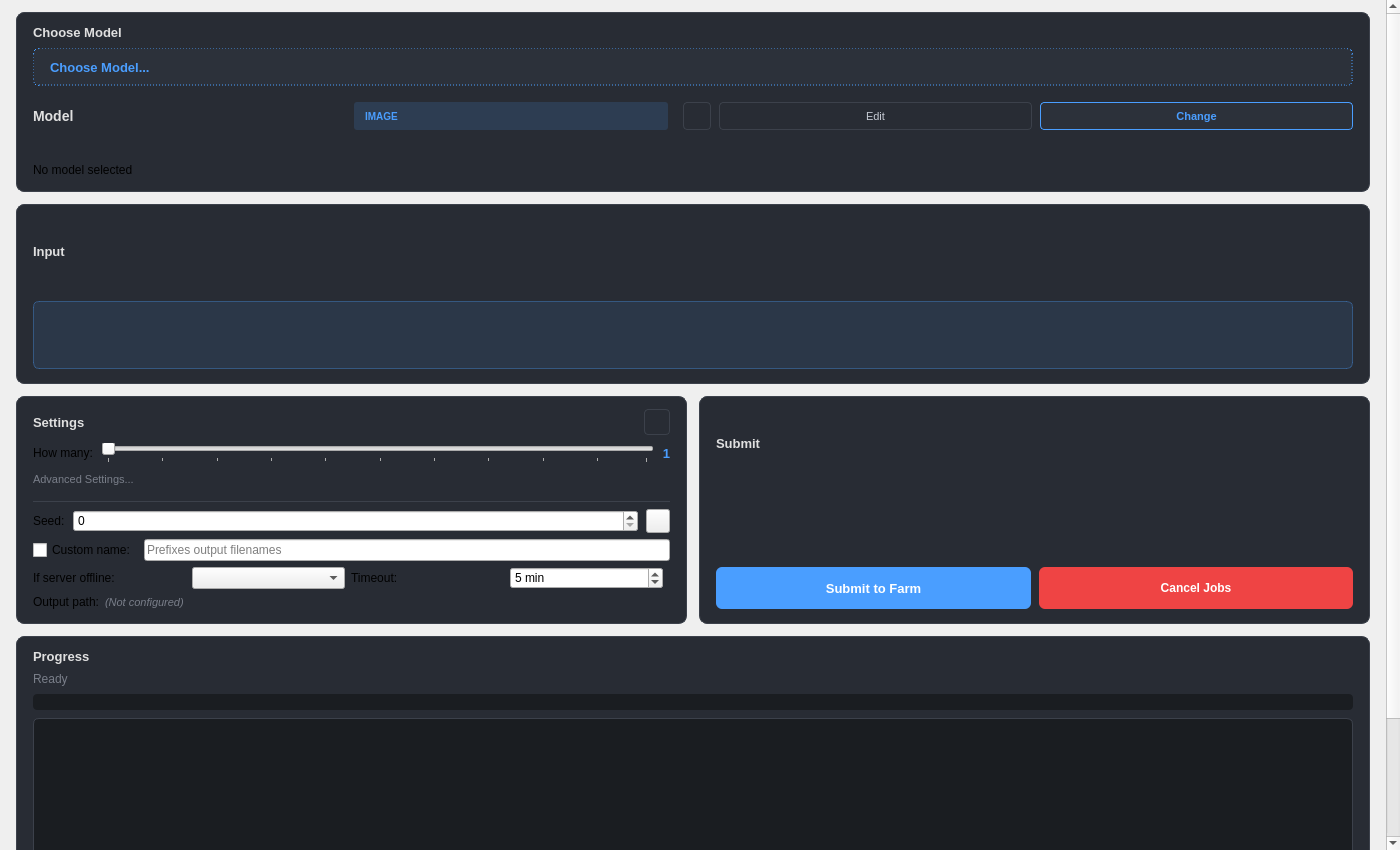
<?xml version="1.0" encoding="UTF-8"?>
<ui version="4.0">
 <class>ComfyUITab</class>
 <widget class="QWidget" name="ComfyUITab">
  <property name="geometry">
   <rect>
    <x>0</x>
    <y>0</y>
    <width>1400</width>
    <height>850</height>
   </rect>
  </property>
  <layout class="QVBoxLayout" name="comfyuiOuterLayout">
   <property name="spacing">
    <number>0</number>
   </property>
   <property name="leftMargin">
    <number>0</number>
   </property>
   <property name="topMargin">
    <number>0</number>
   </property>
   <property name="rightMargin">
    <number>0</number>
   </property>
   <property name="bottomMargin">
    <number>0</number>
   </property>
   <item>
    <widget class="QScrollArea" name="comfyuiScrollArea">
     <property name="widgetResizable">
      <bool>true</bool>
     </property>
     <property name="frameShape">
      <enum>QFrame::NoFrame</enum>
     </property>
     <widget class="QWidget" name="comfyuiScrollContent">
      <layout class="QVBoxLayout" name="comfyuiLayout">
       <property name="spacing">
        <number>12</number>
       </property>
       <property name="leftMargin">
        <number>16</number>
       </property>
       <property name="topMargin">
        <number>12</number>
       </property>
       <property name="rightMargin">
        <number>16</number>
       </property>
       <property name="bottomMargin">
        <number>12</number>
       </property>

       <!-- ===== STEP 1: CHOOSE MODEL ===== -->
       <item>
        <widget class="QFrame" name="comfyuiModelFrame">
         <property name="sizePolicy">
          <sizepolicy hsizetype="Expanding" vsizetype="Expanding">
           <horstretch>0</horstretch>
           <verstretch>1</verstretch>
          </sizepolicy>
         </property>
         <property name="styleSheet">
          <string notr="true">
            QFrame#comfyuiModelFrame {
              background-color: #282c34;
              border: 1px solid #3c414b;
              border-radius: 8px;
            }
          </string>
         </property>
         <layout class="QVBoxLayout" name="comfyuiWorkflowLayout">
          <property name="spacing">
           <number>8</number>
          </property>
          <property name="leftMargin">
           <number>16</number>
          </property>
          <property name="topMargin">
           <number>12</number>
          </property>
          <property name="rightMargin">
           <number>16</number>
          </property>
          <property name="bottomMargin">
           <number>14</number>
          </property>

          <!-- Step header row: badge + title -->
          <item>
           <layout class="QHBoxLayout" name="modelHeaderLayout">
            <property name="spacing">
             <number>10</number>
            </property>
            <item>
             <widget class="QLabel" name="modelStepTitle">
              <property name="text">
               <string>Choose Model</string>
              </property>
              <property name="styleSheet">
               <string notr="true">color: #e0e0e0; font-size: 13px; font-weight: bold;</string>
              </property>
             </widget>
            </item>
            <item>
             <spacer>
              <property name="orientation">
               <enum>Qt::Horizontal</enum>
              </property>
             </spacer>
            </item>
           </layout>
          </item>

          <!-- Legacy model button row (replaced by inline grid; kept hidden for back-compat) -->
          <item>
           <layout class="QHBoxLayout" name="comfyuiPresetButtonsLayout">
            <property name="spacing">
             <number>6</number>
            </property>
            <item>
             <widget class="QPushButton" name="ComfyUIChoosePreset">
              <property name="visible">
               <bool>false</bool>
              </property>
              <property name="sizePolicy">
               <sizepolicy hsizetype="Expanding" vsizetype="Fixed">
                <horstretch>1</horstretch>
                <verstretch>0</verstretch>
               </sizepolicy>
              </property>
              <property name="minimumSize">
               <size><width>0</width><height>38</height></size>
              </property>
              <property name="text">
               <string>Choose Model...</string>
              </property>
              <property name="toolTip">
               <string>Click to browse and select a workflow model</string>
              </property>
              <property name="styleSheet">
               <string notr="true">
                 QPushButton {
                   background-color: #2c313a;
                   border: 1px dashed #4a9eff;
                   border-radius: 6px;
                   color: #4a9eff;
                   font-size: 13px;
                   font-weight: 500;
                   padding: 6px 16px;
                   text-align: left;
                 }
                 QPushButton:hover {
                   background-color: #333842;
                   border-style: solid;
                 }
               </string>
              </property>
             </widget>
            </item>
           </layout>
          </item>

          <!-- State A: Inline model grid (populated programmatically with InlineModelGrid) -->
          <item>
           <widget class="QWidget" name="modelGridContainer">
            <property name="sizePolicy">
             <sizepolicy hsizetype="Expanding" vsizetype="Expanding">
              <horstretch>0</horstretch>
              <verstretch>1</verstretch>
             </sizepolicy>
            </property>
            <layout class="QVBoxLayout" name="modelGridContainerLayout">
             <property name="spacing">
              <number>0</number>
             </property>
             <property name="leftMargin"><number>0</number></property>
             <property name="topMargin"><number>0</number></property>
             <property name="rightMargin"><number>0</number></property>
             <property name="bottomMargin"><number>0</number></property>
            </layout>
           </widget>
          </item>

          <!-- State B/C: Selected model header (visible when a model is selected) -->
          <item>
           <widget class="QWidget" name="selectedModelHeader">
            <property name="visible">
             <bool>false</bool>
            </property>
            <layout class="QVBoxLayout" name="selectedModelHeaderLayout">
             <property name="spacing">
              <number>4</number>
             </property>
             <property name="leftMargin"><number>0</number></property>
             <property name="topMargin"><number>0</number></property>
             <property name="rightMargin"><number>0</number></property>
             <property name="bottomMargin"><number>0</number></property>
             <item>
              <layout class="QHBoxLayout" name="selectedModelTitleRow">
               <property name="spacing">
                <number>8</number>
               </property>
               <item>
                <widget class="QLabel" name="selectedModelName">
                 <property name="text">
                  <string>Model</string>
                 </property>
                 <property name="styleSheet">
                  <string notr="true">color: #e0e0e0; font-size: 14px; font-weight: bold;</string>
                 </property>
                </widget>
               </item>
               <item>
                <widget class="QLabel" name="selectedModelBadge">
                 <property name="text">
                  <string>IMAGE</string>
                 </property>
                 <property name="styleSheet">
                  <string notr="true">background-color: rgba(74, 158, 255, 0.15); color: #4a9eff; border-radius: 3px; padding: 2px 8px; font-size: 10px; font-weight: bold;</string>
                 </property>
                </widget>
               </item>
               <item>
                <spacer>
                 <property name="orientation">
                  <enum>Qt::Horizontal</enum>
                 </property>
                </spacer>
               </item>
               <item>
                <widget class="QPushButton" name="workflowSettingsBtn">
                 <property name="visible">
                  <bool>false</bool>
                 </property>
                 <property name="text">
                  <string></string>
                 </property>
                 <property name="toolTip">
                  <string>Workflow settings</string>
                 </property>
                 <property name="minimumSize">
                  <size><width>28</width><height>28</height></size>
                 </property>
                 <property name="maximumSize">
                  <size><width>28</width><height>28</height></size>
                 </property>
                 <property name="iconSize">
                  <size><width>16</width><height>16</height></size>
                 </property>
                 <property name="cursor">
                  <cursorShape>PointingHandCursor</cursorShape>
                 </property>
                 <property name="styleSheet">
                  <string notr="true">QPushButton { background-color: transparent; border: 1px solid #3c414b; border-radius: 4px; color: #c5cad3; } QPushButton:hover { border-color: #4a9eff; color: #4a9eff; }</string>
                 </property>
                </widget>
               </item>
               <item>
                <widget class="QPushButton" name="editModelBtn">
                 <property name="visible">
                  <bool>false</bool>
                 </property>
                 <property name="text">
                  <string>Edit</string>
                 </property>
                 <property name="toolTip">
                  <string>Edit model preset (admin only)</string>
                 </property>
                 <property name="minimumSize">
                  <size><width>0</width><height>28</height></size>
                 </property>
                 <property name="cursor">
                  <cursorShape>PointingHandCursor</cursorShape>
                 </property>
                 <property name="styleSheet">
                  <string notr="true">QPushButton { background-color: transparent; border: 1px solid #3c414b; border-radius: 4px; color: #c5cad3; padding: 0 10px; font-size: 11px; } QPushButton:hover { border-color: #4a9eff; color: #4a9eff; }</string>
                 </property>
                </widget>
               </item>
               <item>
                <widget class="QPushButton" name="changeModelBtn">
                 <property name="text">
                  <string>Change</string>
                 </property>
                 <property name="toolTip">
                  <string>Pick a different model</string>
                 </property>
                 <property name="minimumSize">
                  <size><width>0</width><height>28</height></size>
                 </property>
                 <property name="cursor">
                  <cursorShape>PointingHandCursor</cursorShape>
                 </property>
                 <property name="styleSheet">
                  <string notr="true">QPushButton { background-color: #2c313a; border: 1px solid #4a9eff; border-radius: 4px; color: #4a9eff; padding: 0 12px; font-size: 11px; font-weight: 500; } QPushButton:hover { background-color: #333842; }</string>
                 </property>
                </widget>
               </item>
              </layout>
             </item>
             <item>
              <widget class="QLabel" name="selectedModelDesc">
               <property name="text">
                <string></string>
               </property>
               <property name="wordWrap">
                <bool>true</bool>
               </property>
               <property name="styleSheet">
                <string notr="true">color: #797e89; font-size: 11px;</string>
               </property>
              </widget>
             </item>
            </layout>
           </widget>
          </item>

          <!-- Model info container (legacy placeholder, kept for back-compat) -->
          <item>
           <widget class="QWidget" name="modelInfoContainer">
            <property name="visible">
             <bool>false</bool>
            </property>
            <layout class="QVBoxLayout" name="modelInfoLayout">
             <property name="spacing">
              <number>6</number>
             </property>
             <property name="leftMargin"><number>0</number></property>
             <property name="topMargin"><number>0</number></property>
             <property name="rightMargin"><number>0</number></property>
             <property name="bottomMargin"><number>0</number></property>
            </layout>
           </widget>
          </item>

          <!-- Hidden: Workflow path (for internal use) -->
          <item>
           <widget class="QLabel" name="ComfyUIWorkflowPath">
            <property name="text">
             <string>No model selected</string>
            </property>
            <property name="visible">
             <bool>false</bool>
            </property>
           </widget>
          </item>
         </layout>
        </widget>
       </item>

       <!-- ===== STEP 2: INPUT ===== -->
       <item>
        <widget class="QFrame" name="comfyuiInputFrame">
         <property name="styleSheet">
          <string notr="true">
            QFrame#comfyuiInputFrame {
              background-color: #282c34;
              border: 1px solid #3c414b;
              border-radius: 8px;
            }
          </string>
         </property>
         <property name="sizePolicy">
          <sizepolicy hsizetype="Preferred" vsizetype="Expanding">
           <horstretch>0</horstretch>
           <verstretch>3</verstretch>
          </sizepolicy>
         </property>
         <property name="minimumSize">
          <size><width>0</width><height>180</height></size>
         </property>
         <layout class="QVBoxLayout" name="inputOuterLayout">
          <property name="spacing">
           <number>8</number>
          </property>
          <property name="leftMargin"><number>16</number></property>
          <property name="topMargin"><number>12</number></property>
          <property name="rightMargin"><number>16</number></property>
          <property name="bottomMargin"><number>14</number></property>

          <!-- Step header -->
          <item>
           <layout class="QHBoxLayout" name="inputHeaderLayout">
            <property name="spacing">
             <number>10</number>
            </property>
            <item>
             <widget class="QLabel" name="inputStepTitle">
              <property name="text">
               <string>Input</string>
              </property>
              <property name="styleSheet">
               <string notr="true">color: #e0e0e0; font-size: 13px; font-weight: bold;</string>
              </property>
             </widget>
            </item>
            <item>
             <spacer>
              <property name="orientation">
               <enum>Qt::Horizontal</enum>
              </property>
             </spacer>
            </item>
           </layout>
          </item>

          <!-- Variant selector for multi-workflow models (populated programmatically) -->
          <item>
           <widget class="QWidget" name="variantSelectorContainer">
            <property name="visible">
             <bool>false</bool>
            </property>
            <property name="sizePolicy">
             <sizepolicy hsizetype="Expanding" vsizetype="Fixed">
              <horstretch>0</horstretch>
              <verstretch>0</verstretch>
             </sizepolicy>
            </property>
            <layout class="QVBoxLayout" name="variantSelectorLayout">
             <property name="spacing">
              <number>0</number>
             </property>
             <property name="leftMargin"><number>0</number></property>
             <property name="topMargin"><number>0</number></property>
             <property name="rightMargin"><number>0</number></property>
             <property name="bottomMargin"><number>0</number></property>
            </layout>
           </widget>
          </item>

          <!-- Note/tip banner (shown when the selected preset has a note) -->
          <item>
           <widget class="QFrame" name="noteBanner">
            <property name="visible">
             <bool>false</bool>
            </property>
            <property name="frameShape">
             <enum>QFrame::StyledPanel</enum>
            </property>
            <property name="styleSheet">
             <string notr="true">
               QFrame#noteBanner {
                 background-color: rgba(74, 158, 255, 0.10);
                 border: 1px solid rgba(74, 158, 255, 0.35);
                 border-radius: 6px;
               }
             </string>
            </property>
            <layout class="QHBoxLayout" name="noteBannerLayout">
             <property name="spacing">
              <number>8</number>
             </property>
             <property name="leftMargin"><number>10</number></property>
             <property name="topMargin"><number>6</number></property>
             <property name="rightMargin"><number>10</number></property>
             <property name="bottomMargin"><number>6</number></property>
             <item>
              <widget class="QLabel" name="noteText">
               <property name="text">
                <string></string>
               </property>
               <property name="wordWrap">
                <bool>true</bool>
               </property>
               <property name="styleSheet">
                <string notr="true">color: #c5cad3; font-size: 11px;</string>
               </property>
              </widget>
             </item>
            </layout>
           </widget>
          </item>

          <!-- Dynamic editable nodes go here -->
          <item>
           <layout class="QVBoxLayout" name="comfyuiEditableNodesLayout">
            <property name="spacing">
             <number>6</number>
            </property>
           </layout>
          </item>
         </layout>
        </widget>
       </item>

       <!-- ===== STEP 3: SETTINGS + SUBMIT (combined row, wrapped so it can be hidden as one) ===== -->
       <item>
        <widget class="QWidget" name="submitBar">
         <property name="sizePolicy">
          <sizepolicy hsizetype="Expanding" vsizetype="Preferred">
           <horstretch>0</horstretch>
           <verstretch>0</verstretch>
          </sizepolicy>
         </property>
        <layout class="QHBoxLayout" name="settingsAndSubmitLayout">
         <property name="spacing">
          <number>12</number>
         </property>
         <property name="leftMargin"><number>0</number></property>
         <property name="topMargin"><number>0</number></property>
         <property name="rightMargin"><number>0</number></property>
         <property name="bottomMargin"><number>0</number></property>

         <!-- LEFT: Settings card -->
         <item>
          <widget class="QFrame" name="comfyuiSettingsFrame">
           <property name="sizePolicy">
            <sizepolicy hsizetype="Expanding" vsizetype="Preferred">
             <horstretch>1</horstretch>
             <verstretch>0</verstretch>
            </sizepolicy>
           </property>
           <property name="styleSheet">
            <string notr="true">
              QFrame#comfyuiSettingsFrame {
                background-color: #282c34;
                border: 1px solid #3c414b;
                border-radius: 8px;
              }
            </string>
           </property>
           <layout class="QVBoxLayout" name="comfyuiSettingsLayout">
            <property name="spacing">
             <number>8</number>
            </property>
            <property name="leftMargin"><number>16</number></property>
            <property name="topMargin"><number>12</number></property>
            <property name="rightMargin"><number>16</number></property>
            <property name="bottomMargin"><number>14</number></property>

            <!-- Step header -->
            <item>
             <layout class="QHBoxLayout" name="settingsHeaderLayout">
              <property name="spacing">
               <number>10</number>
              </property>
              <item>
               <widget class="QLabel" name="settingsStepTitle">
                <property name="text">
                 <string>Settings</string>
                </property>
                <property name="styleSheet">
                 <string notr="true">color: #e0e0e0; font-size: 13px; font-weight: bold;</string>
                </property>
               </widget>
              </item>
              <item>
               <spacer>
                <property name="orientation">
                 <enum>Qt::Horizontal</enum>
                </property>
               </spacer>
              </item>
              <item>
               <widget class="QPushButton" name="advancedGearBtn">
                <property name="text">
                 <string></string>
                </property>
                <property name="toolTip">
                 <string>Advanced settings (seed, name, server behavior, output path)</string>
                </property>
                <property name="minimumSize">
                 <size><width>26</width><height>26</height></size>
                </property>
                <property name="maximumSize">
                 <size><width>26</width><height>26</height></size>
                </property>
                <property name="iconSize">
                 <size><width>16</width><height>16</height></size>
                </property>
                <property name="cursor">
                 <cursorShape>PointingHandCursor</cursorShape>
                </property>
                <property name="styleSheet">
                 <string notr="true">QPushButton { background-color: transparent; border: 1px solid #3c414b; border-radius: 4px; color: #c5cad3; } QPushButton:hover { border-color: #4a9eff; color: #4a9eff; }</string>
                </property>
               </widget>
              </item>
             </layout>
            </item>

            <!-- Generation count (always visible) -->
            <item>
             <layout class="QHBoxLayout" name="genCountLayout">
              <property name="spacing">
               <number>8</number>
              </property>
              <item>
               <widget class="QLabel" name="label_count">
                <property name="text">
                 <string>How many:</string>
                </property>
                <property name="toolTip">
                 <string>Number of images to generate. Each gets a different seed for variety.</string>
                </property>
                <property name="minimumWidth">
                 <number>80</number>
                </property>
               </widget>
              </item>
              <item>
               <widget class="QSlider" name="ComfyUIGenerationCount">
                <property name="sizePolicy">
                 <sizepolicy hsizetype="Expanding" vsizetype="Fixed">
                  <horstretch>1</horstretch>
                  <verstretch>0</verstretch>
                 </sizepolicy>
                </property>
                <property name="minimum">
                 <number>1</number>
                </property>
                <property name="maximum">
                 <number>100</number>
                </property>
                <property name="value">
                 <number>1</number>
                </property>
                <property name="orientation">
                 <enum>Qt::Horizontal</enum>
                </property>
                <property name="tickPosition">
                 <enum>QSlider::TicksBelow</enum>
                </property>
                <property name="tickInterval">
                 <number>10</number>
                </property>
               </widget>
              </item>
              <item>
               <widget class="QLabel" name="label_count_value">
                <property name="text">
                 <string>1</string>
                </property>
                <property name="minimumWidth">
                 <number>30</number>
                </property>
                <property name="alignment">
                 <set>Qt::AlignRight|Qt::AlignVCenter</set>
                </property>
                <property name="styleSheet">
                 <string notr="true">color: #4a9eff; font-weight: bold; font-size: 13px;</string>
                </property>
               </widget>
              </item>
             </layout>
            </item>

            <!-- Legacy advanced toggle (replaced by advancedGearBtn popup; kept hidden for back-compat) -->
            <item>
             <widget class="QPushButton" name="advancedToggleBtn">
              <property name="visible">
               <bool>false</bool>
              </property>
              <property name="text">
               <string>Advanced Settings...</string>
              </property>
              <property name="styleSheet">
               <string notr="true">
                 QPushButton {
                   background-color: transparent;
                   border: none;
                   color: #797e89;
                   font-size: 11px;
                   text-align: left;
                   padding: 2px 0px;
                 }
                 QPushButton:hover {
                   color: #4a9eff;
                 }
               </string>
              </property>
              <property name="cursor">
               <cursorShape>PointingHandCursor</cursorShape>
              </property>
             </widget>
            </item>

            <!-- Advanced settings container (hidden by default) -->
            <item>
             <widget class="QWidget" name="advancedSettingsContainer">
              <property name="visible">
               <bool>false</bool>
              </property>
              <layout class="QVBoxLayout" name="advancedSettingsLayout">
               <property name="spacing">
                <number>6</number>
               </property>
               <property name="leftMargin"><number>0</number></property>
               <property name="topMargin"><number>4</number></property>
               <property name="rightMargin"><number>0</number></property>
               <property name="bottomMargin"><number>0</number></property>

               <!-- Separator -->
               <item>
                <widget class="QFrame" name="advancedSeparator">
                 <property name="frameShape">
                  <enum>QFrame::HLine</enum>
                 </property>
                 <property name="styleSheet">
                  <string notr="true">color: #3c414b;</string>
                 </property>
                </widget>
               </item>

               <!-- Seed -->
               <item>
                <layout class="QHBoxLayout" name="seedLayout">
                 <property name="spacing">
                  <number>8</number>
                 </property>
                 <item>
                  <widget class="QLabel" name="label_seed">
                   <property name="text">
                    <string>Seed:</string>
                   </property>
                   <property name="minimumWidth">
                    <number>80</number>
                   </property>
                   <property name="toolTip">
                    <string>Same seed + same settings = same result. Useful for recreating outputs.</string>
                   </property>
                  </widget>
                 </item>
                 <item>
                  <widget class="QSpinBox" name="ComfyUISeed">
                   <property name="sizePolicy">
                    <sizepolicy hsizetype="Expanding" vsizetype="Fixed">
                     <horstretch>1</horstretch>
                     <verstretch>0</verstretch>
                    </sizepolicy>
                   </property>
                   <property name="minimum">
                    <number>0</number>
                   </property>
                   <property name="maximum">
                    <number>2147483647</number>
                   </property>
                  </widget>
                 </item>
                 <item alignment="Qt::AlignVCenter">
                  <widget class="QPushButton" name="ComfyUIRandomizeSeed">
                   <property name="text">
                    <string></string>
                   </property>
                   <property name="toolTip">
                    <string>Generate a new random seed</string>
                   </property>
                   <property name="minimumSize">
                    <size><width>24</width><height>24</height></size>
                   </property>
                   <property name="maximumSize">
                    <size><width>24</width><height>24</height></size>
                   </property>
                   <property name="iconSize">
                    <size><width>16</width><height>16</height></size>
                   </property>
                  </widget>
                 </item>
                </layout>
               </item>

               <!-- Custom name -->
               <item>
                <layout class="QHBoxLayout" name="nameLayout">
                 <property name="spacing">
                  <number>8</number>
                 </property>
                 <item>
                  <widget class="QCheckBox" name="ComfyUINameToggle">
                   <property name="text">
                    <string>Custom name:</string>
                   </property>
                   <property name="checked">
                    <bool>false</bool>
                   </property>
                   <property name="toolTip">
                    <string>Add a custom label to output filenames for easier identification</string>
                   </property>
                  </widget>
                 </item>
                 <item>
                  <widget class="QLineEdit" name="ComfyUIName">
                   <property name="placeholderText">
                    <string>Prefixes output filenames</string>
                   </property>
                   <property name="maxLength">
                    <number>60</number>
                   </property>
                   <property name="visible">
                    <bool>false</bool>
                   </property>
                  </widget>
                 </item>
                </layout>
               </item>

               <!-- Server behavior -->
               <item>
                <layout class="QHBoxLayout" name="serverBehaviorLayout">
                 <property name="spacing">
                  <number>6</number>
                 </property>
                 <item>
                  <widget class="QLabel" name="serverBehaviorLabel">
                   <property name="text">
                    <string>If server offline:</string>
                   </property>
                  </widget>
                 </item>
                 <item>
                  <widget class="QComboBox" name="ServerBehaviorCombo">
                   <property name="minimumWidth">
                    <number>140</number>
                   </property>
                  </widget>
                 </item>
                 <item>
                  <widget class="QLabel" name="serverWaitTimeoutLabel">
                   <property name="text">
                    <string>Timeout:</string>
                   </property>
                  </widget>
                 </item>
                 <item>
                  <widget class="QSpinBox" name="ServerWaitTimeoutSpinBox">
                   <property name="minimum">
                    <number>1</number>
                   </property>
                   <property name="maximum">
                    <number>60</number>
                   </property>
                   <property name="value">
                    <number>5</number>
                   </property>
                   <property name="suffix">
                    <string> min</string>
                   </property>
                  </widget>
                 </item>
                 <item>
                  <spacer>
                   <property name="orientation">
                    <enum>Qt::Horizontal</enum>
                   </property>
                  </spacer>
                 </item>
                </layout>
               </item>

               <!-- Network output path (hidden, for internal display) -->
               <item>
                <layout class="QHBoxLayout" name="networkOutputDisplayLayout">
                 <item>
                  <widget class="QLabel" name="label_network_output">
                   <property name="text">
                    <string>Output path:</string>
                   </property>
                   <property name="minimumWidth"><number>80</number></property>
                  </widget>
                 </item>
                 <item>
                  <widget class="QLabel" name="ComfyUINetworkPathDisplay">
                   <property name="sizePolicy">
                    <sizepolicy hsizetype="Expanding" vsizetype="Preferred">
                     <horstretch>1</horstretch>
                     <verstretch>0</verstretch>
                    </sizepolicy>
                   </property>
                   <property name="text">
                    <string>(Not configured)</string>
                   </property>
                   <property name="styleSheet">
                    <string notr="true">color: #797e89; font-style: italic; font-size: 11px;</string>
                   </property>
                  </widget>
                 </item>
                </layout>
               </item>
              </layout>
             </widget>
            </item>
           </layout>
          </widget>
         </item>

         <!-- RIGHT: Submit card -->
         <item>
          <widget class="QFrame" name="comfyuiSubmitFrame">
           <property name="sizePolicy">
            <sizepolicy hsizetype="Expanding" vsizetype="Preferred">
             <horstretch>1</horstretch>
             <verstretch>0</verstretch>
            </sizepolicy>
           </property>
           <property name="styleSheet">
            <string notr="true">
              QFrame#comfyuiSubmitFrame {
                background-color: #282c34;
                border: 1px solid #3c414b;
                border-radius: 8px;
              }
            </string>
           </property>
           <layout class="QVBoxLayout" name="comfyuiSubmitLayout">
            <property name="spacing">
             <number>10</number>
            </property>
            <property name="leftMargin"><number>16</number></property>
            <property name="topMargin"><number>12</number></property>
            <property name="rightMargin"><number>16</number></property>
            <property name="bottomMargin"><number>14</number></property>

            <!-- Step header -->
            <item>
             <layout class="QHBoxLayout" name="submitHeaderLayout">
              <property name="spacing">
               <number>10</number>
              </property>
              <item>
               <widget class="QLabel" name="submitStepTitle">
                <property name="text">
                 <string>Submit</string>
                </property>
                <property name="styleSheet">
                 <string notr="true">color: #e0e0e0; font-size: 13px; font-weight: bold;</string>
                </property>
               </widget>
              </item>
              <item>
               <spacer>
                <property name="orientation">
                 <enum>Qt::Horizontal</enum>
                </property>
               </spacer>
              </item>
             </layout>
            </item>

            <!-- Server status banner area (populated programmatically) -->
            <item>
             <widget class="QFrame" name="serverStatusBanner">
              <property name="visible">
               <bool>false</bool>
              </property>
              <property name="minimumHeight">
               <number>32</number>
              </property>
              <layout class="QHBoxLayout" name="serverStatusLayout">
               <property name="leftMargin"><number>10</number></property>
               <property name="topMargin"><number>6</number></property>
               <property name="rightMargin"><number>10</number></property>
               <property name="bottomMargin"><number>6</number></property>
              </layout>
             </widget>
            </item>

            <!-- Submit + Cancel buttons -->
            <item>
             <layout class="QHBoxLayout" name="submitButtonsLayout">
              <property name="spacing">
               <number>8</number>
              </property>
              <item>
               <widget class="QPushButton" name="ComfyUISubmit">
                <property name="minimumSize">
                 <size><width>0</width><height>42</height></size>
                </property>
                <property name="text">
                 <string>Submit to Farm</string>
                </property>
                <property name="styleSheet">
                 <string notr="true">
                   QPushButton {
                     background-color: #4a9eff;
                     color: white;
                     border: none;
                     border-radius: 6px;
                     font-size: 13px;
                     font-weight: bold;
                     padding: 8px 24px;
                   }
                   QPushButton:hover {
                     background-color: #5cadff;
                   }
                   QPushButton:pressed {
                     background-color: #3a8eef;
                   }
                   QPushButton:disabled {
                     background-color: #3c414b;
                     color: #797e89;
                   }
                 </string>
                </property>
               </widget>
              </item>
              <item>
               <widget class="QPushButton" name="ComfyUICancelJobs">
                <property name="minimumSize">
                 <size><width>100</width><height>42</height></size>
                </property>
                <property name="text">
                 <string>Cancel Jobs</string>
                </property>
                <property name="visible">
                 <bool>false</bool>
                </property>
                <property name="styleSheet">
                 <string notr="true">
                   QPushButton {
                     background-color: #ef4444;
                     color: white;
                     border: none;
                     border-radius: 6px;
                     font-size: 12px;
                     font-weight: bold;
                     padding: 8px 16px;
                   }
                   QPushButton:hover {
                     background-color: #f87171;
                   }
                   QPushButton:disabled {
                     background-color: #3c414b;
                     color: #797e89;
                   }
                 </string>
                </property>
               </widget>
              </item>
             </layout>
            </item>
           </layout>
          </widget>
         </item>
        </layout>
        </widget>
       </item>

       <!-- ===== ITERATE MODE (hidden, shown during job) ===== -->
       <item>
        <widget class="QFrame" name="comfyuiIterateFrame">
         <property name="frameShape">
          <enum>QFrame::StyledPanel</enum>
         </property>
         <property name="visible">
          <bool>false</bool>
         </property>
         <property name="styleSheet">
          <string notr="true">
            QFrame {
              background-color: #282c34;
              border: 1px solid #3c414b;
              border-radius: 8px;
            }
          </string>
         </property>
         <layout class="QVBoxLayout" name="iterateLayout">
          <property name="spacing">
           <number>8</number>
          </property>
          <property name="leftMargin"><number>16</number></property>
          <property name="topMargin"><number>12</number></property>
          <property name="rightMargin"><number>16</number></property>
          <property name="bottomMargin"><number>14</number></property>
          <item>
           <widget class="QLabel" name="ComfyUIIterateTitle">
            <property name="text">
             <string>Progress</string>
            </property>
            <property name="styleSheet">
             <string notr="true">font-weight: bold; font-size: 13px; color: #e0e0e0; border: none;</string>
            </property>
           </widget>
          </item>
          <item>
           <widget class="QLabel" name="ComfyUIIterateStatus">
            <property name="text">
             <string>Ready</string>
            </property>
            <property name="styleSheet">
             <string notr="true">color: #797e89; border: none;</string>
            </property>
           </widget>
          </item>
          <item>
           <widget class="QProgressBar" name="ComfyUIIterateProgress">
            <property name="maximum">
             <number>100</number>
            </property>
            <property name="value">
             <number>0</number>
            </property>
            <property name="textVisible">
             <bool>false</bool>
            </property>
            <property name="styleSheet">
             <string notr="true">
               QProgressBar {
                 background-color: #1a1d21;
                 border: none;
                 border-radius: 4px;
                 height: 8px;
               }
               QProgressBar::chunk {
                 background-color: #4a9eff;
                 border-radius: 4px;
               }
             </string>
            </property>
           </widget>
          </item>
          <item>
           <widget class="QLabel" name="ComfyUIIteratePreview">
            <property name="minimumSize">
             <size><width>200</width><height>200</height></size>
            </property>
            <property name="text">
             <string></string>
            </property>
            <property name="alignment">
             <set>Qt::AlignCenter</set>
            </property>
            <property name="styleSheet">
             <string notr="true">background-color: #1a1d21; border: 1px solid #3c414b; border-radius: 6px;</string>
            </property>
           </widget>
          </item>
          <item>
           <widget class="QPushButton" name="ComfyUIUseAsInput">
            <property name="text">
             <string>Use as Input for Next Run</string>
            </property>
            <property name="enabled">
             <bool>false</bool>
            </property>
            <property name="styleSheet">
             <string notr="true">
               QPushButton {
                 background-color: #2c313a;
                 border: 1px solid #4a9eff;
                 border-radius: 6px;
                 color: #4a9eff;
                 padding: 8px 16px;
                 font-size: 12px;
               }
               QPushButton:hover {
                 background-color: #333842;
               }
               QPushButton:disabled {
                 border-color: #3c414b;
                 color: #797e89;
               }
             </string>
            </property>
           </widget>
          </item>
         </layout>
        </widget>
       </item>

       <!-- Bottom spacer -->
       <item>
        <spacer name="verticalSpacer_comfy">
         <property name="orientation">
          <enum>Qt::Vertical</enum>
         </property>
        </spacer>
       </item>
      </layout>
     </widget>
    </widget>
   </item>
  </layout>
 </widget>
 <resources/>
 <connections/>
</ui>
